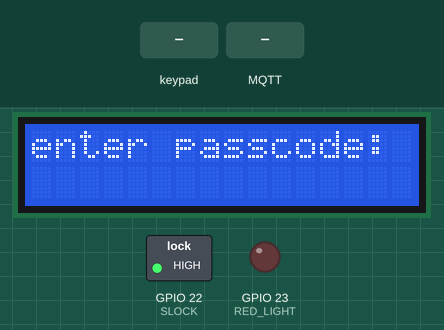
Recording of a sketch running on a simulated ESP32. On the bench: 16×2 character LCD, switched loads named in the sketch (green lamp = pin HIGH), output pins drawn as LEDs (lit = HIGH). Inputs (shaded band) come from the test bench. WiFi joins after 1.5 s; servers stay silent unless stated; no MQTT or app messages arrive unless stated; pins used as bus, display or sensor lines are not drawn; what the sketch prints to the serial monitor is not drawn.

Above: at 4.2 s.
4.3 s: keypad keys 0 0 0 0 0 0 pressed 0.4 s apart
At 8.3 s:
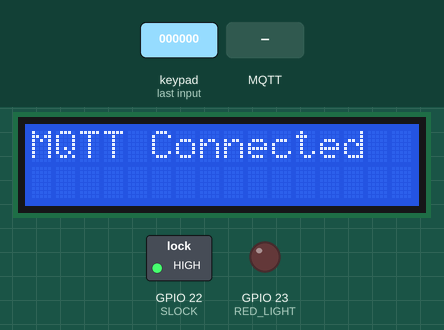
9.7 s: MQTT message "1" arrives on the first subscribed topic
At 11.8 s:
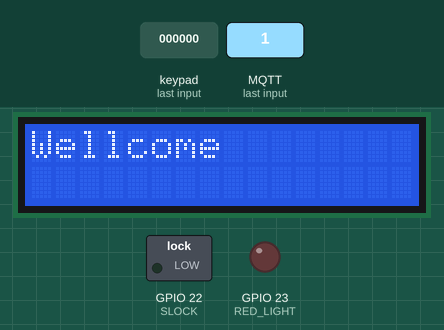
12.7 s: key '1' pressed
At 14.2 s:
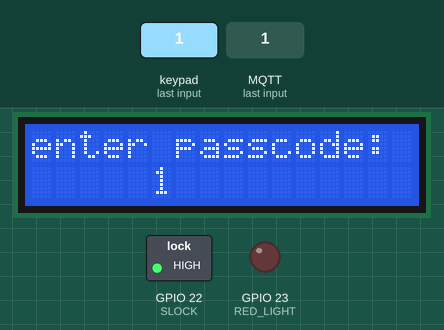
15.4 s: keypad keys 1 3 9 7 2 2 pressed 0.4 s apart
At 18.2 s:
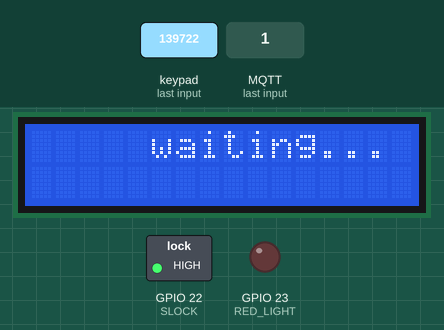
19.3 s: MQTT message "*" arrives on the first subscribed topic
At 21.0 s:
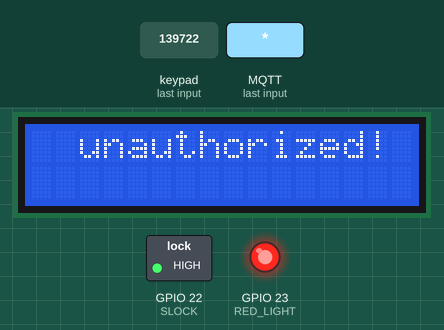
Timing chart, 0 to 23.3 s (numbered marks = the images above; inputs shaded):
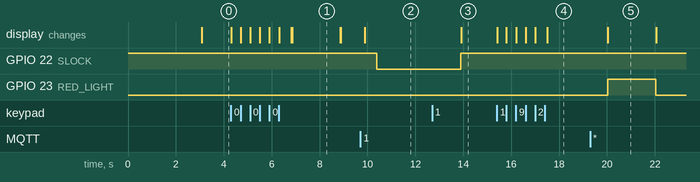

The sketch:

sketch_dec8b.ino
```cpp
#include <WiFi.h>
#include <PubSubClient.h>
#include <WiFiClientSecure.h>
#include <Keypad.h>
#include <LiquidCrystal.h>

//////////PINS/////////////////////
// #define CLK 12
// #define DIO 13

#define ROW1 13
#define ROW2 12
#define ROW3 14
#define ROW4 27

#define COL1 26
#define COL2 25
#define COL3 33

#define LCD_BRIGHTNESS 15

#define LCD_RS 2
#define LCD_EN 4
#define LCD_D0 5
#define LCD_D1 18
#define LCD_D2 19
#define LCD_D3 21

// #define BUZZER 23
#define SLOCK 22
#define RED_LIGHT 23
///////////////////////////////////

#define ROW_NUM 4     // four rows
#define COLUMN_NUM 3  // three columns
char keys[ROW_NUM][COLUMN_NUM] = {
  { '1', '2', '3' },
  { '4', '5', '6' },
  { '7', '8', '9' },
  { '*', '0', '#' }
};

byte pin_rows[ROW_NUM] = { ROW1, ROW2, ROW3, ROW4 };
byte pin_column[COLUMN_NUM] = { COL1, COL2, COL3 };

Keypad keypad = Keypad(makeKeymap(keys), pin_rows, pin_column, ROW_NUM, COLUMN_NUM);

// LCD
LiquidCrystal lcd(LCD_RS, LCD_EN, LCD_D0, LCD_D1, LCD_D2, LCD_D3);

// WiFi
const char *ssid = "ali";               // Enter your WiFi name
const char *password = "123456123456";  // Enter WiFi password

// MQTT Broker
const char *mqtt_broker = "f25aeeaa.ala.us-east-1.emqxsl.com";  // broker address
const char *pub_topic = "es-project/esp/pub";                   // define topic
const char *sub_topic = "es-project/server/pub";                // define topic
const char *mqtt_username = "test";                             // username for authentication
const char *mqtt_password = "test";                             // password for authentication
const int mqtt_port = 8883;
const int qos = 0;

// load DigiCert Global Root CA ca_cert
const char *ca_cert =
  "-----BEGIN CERTIFICATE-----\n"
  "MIIDrzCCApegAwIBAgIQCDvgVpBCRrGhdWrJWZHHSjANBgkqhkiG9w0BAQUFADBh\n"
  "MQswCQYDVQQGEwJVUzEVMBMGA1UEChMMRGlnaUNlcnQgSW5jMRkwFwYDVQQLExB3\n"
  "d3cuZGlnaWNlcnQuY29tMSAwHgYDVQQDExdEaWdpQ2VydCBHbG9iYWwgUm9vdCBD\n"
  "QTAeFw0wNjExMTAwMDAwMDBaFw0zMTExMTAwMDAwMDBaMGExCzAJBgNVBAYTAlVT\n"
  "MRUwEwYDVQQKEwxEaWdpQ2VydCBJbmMxGTAXBgNVBAsTEHd3dy5kaWdpY2VydC5j\n"
  "b20xIDAeBgNVBAMTF0RpZ2lDZXJ0IEdsb2JhbCBSb290IENBMIIBIjANBgkqhkiG\n"
  "9w0BAQEFAAOCAQ8AMIIBCgKCAQEA4jvhEXLeqKTTo1eqUKKPC3eQyaKl7hLOllsB\n"
  "CSDMAZOnTjC3U/dDxGkAV53ijSLdhwZAAIEJzs4bg7/fzTtxRuLWZscFs3YnFo97\n"
  "nh6Vfe63SKMI2tavegw5BmV/Sl0fvBf4q77uKNd0f3p4mVmFaG5cIzJLv07A6Fpt\n"
  "43C/dxC//AH2hdmoRBBYMql1GNXRor5H4idq9Joz+EkIYIvUX7Q6hL+hqkpMfT7P\n"
  "T19sdl6gSzeRntwi5m3OFBqOasv+zbMUZBfHWymeMr/y7vrTC0LUq7dBMtoM1O/4\n"
  "gdW7jVg/tRvoSSiicNoxBN33shbyTApOB6jtSj1etX+jkMOvJwIDAQABo2MwYTAO\n"
  "BgNVHQ8BAf8EBAMCAYYwDwYDVR0TAQH/BAUwAwEB/zAdBgNVHQ4EFgQUA95QNVbR\n"
  "TLtm8KPiGxvDl7I90VUwHwYDVR0jBBgwFoAUA95QNVbRTLtm8KPiGxvDl7I90VUw\n"
  "DQYJKoZIhvcNAQEFBQADggEBAMucN6pIExIK+t1EnE9SsPTfrgT1eXkIoyQY/Esr\n"
  "hMAtudXH/vTBH1jLuG2cenTnmCmrEbXjcKChzUyImZOMkXDiqw8cvpOp/2PV5Adg\n"
  "06O/nVsJ8dWO41P0jmP6P6fbtGbfYmbW0W5BjfIttep3Sp+dWOIrWcBAI+0tKIJF\n"
  "PnlUkiaY4IBIqDfv8NZ5YBberOgOzW6sRBc4L0na4UU+Krk2U886UAb3LujEV0ls\n"
  "YSEY1QSteDwsOoBrp+uvFRTp2InBuThs4pFsiv9kuXclVzDAGySj4dzp30d8tbQk\n"
  "CAUw7C29C79Fv1C5qfPrmAESrciIxpg0X40KPMbp1ZWVbd4="
  "-----END CERTIFICATE-----\n";

// init secure wifi client
WiFiClientSecure espClient;
// use wifi client to init mqtt client
PubSubClient client(espClient);

// varables
char num[7] = "000000";
int digitCount = 0;

int state = 0;
int watchdog = 0;

void connectWIFI() {
  int i = 0;
  if (WiFi.status() == WL_CONNECTED)
    return;

  lcd.clear();
  lcd.setCursor(2, 0);
  lcd.print("Connecting to");
  lcd.setCursor(5, 1);
  lcd.print("WiFi ");

  Serial.println("Connecting to WiFi...");
  while (WiFi.status() != WL_CONNECTED) {
    if (i == 3) {
      i = 0;
      lcd.setCursor(5, 1);
      lcd.print("WiFi    ");
    } else {
      lcd.setCursor(9 + i, 1);
      lcd.print(".");
      i += 1;
    }
    delay(1000);
  }
  lcd.clear();
  lcd.setCursor(0, 0);
  lcd.print("WiFi Connected");
  delay(1000);
  Serial.println("Connected to the WiFi");
}

void connectMQTT() {
  int i = 0;

  connectWIFI();

  if (client.connected()) {
    client.subscribe(sub_topic, qos);
    return;
  }

  lcd.clear();
  lcd.setCursor(2, 0);
  lcd.print("Connecting to");
  lcd.setCursor(5, 1);
  lcd.print("MQTT");

  Serial.println("connecting to MQTT broker...");
  while (!client.connected()) {
    String client_id = "esp32-client-";
    client_id += String(WiFi.macAddress());
    if (client.connect(client_id.c_str(), mqtt_username, mqtt_password)) {
      lcd.clear();
      lcd.setCursor(0, 0);
      lcd.print("MQTT Connected");
      Serial.println("connected to MQTT broker.");
      delay(2000);
      break;
    } else {
      Serial.print("Failed to connect to MQTT broker, rc=");
      Serial.print(client.state());
      Serial.println("Retrying in 2 seconds.");
    }

    if (i == 3) {
      i = 0;
      lcd.setCursor(5, 1);
      lcd.print("MQTT   ");
      continue;
    }
    lcd.setCursor(9 + i, 1);
    lcd.print(".");
    i += 1;
    delay(2000);
  }

  client.subscribe(sub_topic, qos);
}

void callback(char *topic, byte *payload, unsigned int length) {
  if(state != 3)return;

  Serial.print("Message arrived in \n topic: ");
  Serial.println(topic);
  Serial.print("Message:");
  for (int i = 0; i < length; i++) {
    Serial.print((char)payload[i]);
  }
  Serial.println();
  Serial.println("--------------------------------");
  if (payload[0] == '1') {
    lcd.clear();
    lcd.setCursor(0, 0);
    lcd.print("Wellcome");
    lcd.setCursor(0, 1);
    for (int i = 1; i < length && i < 16; i++) {
      lcd.print((char)payload[i]);
    }
    state = 4;
  } else {
    state = 5;
  }
}


void clean() {
  for (int i = 0; i < 6; i++) {
    num[i] = '0';
  }
  digitCount = 0;
  state = 1;
}

void readingKeypad() {
  char key = keypad.getKey();
  if (key) {
    if (key == '*') {
      clean();
      return;
    } else if (key == '#') {
      return;
    }
    num[digitCount] = key;
    digitCount += 1;
    lcd.print(key);
    Serial.print("input: ");
    Serial.println(num);
  }
  if (digitCount == 6) {
    delay(500);
    state = 2;
  }
}

void openDoor() {
  // digitalWrite(BUZZER, HIGH);
  digitalWrite(SLOCK, LOW);
  delay(500);
  // digitalWrite(BUZZER, LOW);
  delay(3000);
  digitalWrite(SLOCK, HIGH);
  clean();
  state = 1;
}

void sendingCode() {
  Serial.println("sending input ...");

  if (!client.connected()) {
    connectMQTT();
  }

  lcd.clear();
  lcd.setCursor(4, 0);
  lcd.print("sending...");

  while (!client.publish(pub_topic, num)) {
    delay(1000);
  }

  client.subscribe(sub_topic, qos);
  Serial.println("published");
  watchdog = 0;
  state = 3;
}

void waitForResponse() {
  if(watchdog == 60){
    state = 6;
    return;
  }
  watchdog+= 1;
  // real wait is in callback function;
  lcd.clear();
  lcd.setCursor(5, 0);
  lcd.print("waiting...");

  connectMQTT();
  client.loop();
  delay(500);
}

void showError() {
  // digitalWrite(BUZZER,HIGH);
  digitalWrite(RED_LIGHT,HIGH);
  lcd.clear();
  lcd.setCursor(2, 0);
  lcd.print("unauthorized!");
  delay(2000);
  // digitalWrite(BUZZER,LOW);
  digitalWrite(RED_LIGHT,LOW);
  clean();
  state = 1;
}

void timeOut() {
  // digitalWrite(BUZZER,HIGH);
  digitalWrite(RED_LIGHT,HIGH);
  lcd.clear();
  lcd.setCursor(4, 0);
  lcd.print("timeout!");
  delay(2000);
  clean();
  // digitalWrite(BUZZER,LOW);
  digitalWrite(RED_LIGHT,LOW);
  state = 1;
}

void setup() {
  pinMode(RED_LIGHT, OUTPUT);
  pinMode(SLOCK, OUTPUT);
  digitalWrite(SLOCK, HIGH);

  pinMode(LCD_BRIGHTNESS, OUTPUT);
  analogWrite(LCD_BRIGHTNESS, 100);

  lcd.begin(16, 2);
  lcd.setCursor(4, 0);
  lcd.print("TOTP Lock");
  lcd.setCursor(5,1);
  lcd.print("v1.0.0");
  // Set software serial baud to 115200;
  Serial.begin(115200);
  // connecting to a WiFi network
  WiFi.begin(ssid, password);
  // connectWIFI();
  // setup mqtt broker
  espClient.setCACert(ca_cert);
  client.setServer(mqtt_broker, mqtt_port);
  client.setCallback(callback);
  // connectMQTT();
  delay(3000);
  lcd.clear();
  state = 1;
}

void loop() {
  switch (state) {
    case 1:
      lcd.clear();
      lcd.setCursor(0, 0);
      lcd.print("enter passcode:");
      lcd.setCursor(5, 1);
      state = 11;
      break;
    case 11:
      readingKeypad();
      break;
    case 2:
      sendingCode();
      break;
    case 3:
      waitForResponse();
      break;
    case 4:
      openDoor();
      break;
    case 5:
      showError();
      break;
    case 6:
      timeOut();
      break;
  }
}
```

Measured:
- after the input at 4.3 s, the display: first changes at once (image 1 shows a later state)
- after the input at 9.7 s, GPIO 22 (SLOCK): HIGH → LOW after 0.69 s; the display: changes after 0.19 s (image 2)
- after the input at 12.7 s, the display: changes after 1.2 s (image 3)
- after the input at 15.4 s, the display: first changes at once (image 4 shows a later state)
- after the input at 19.3 s, GPIO 23 (RED_LIGHT): LOW → HIGH after 0.74 s, → LOW 2.0 s later; the display: changes after 0.74 s (image 5)
- what the display in image 1 shows lasts 2.0 s, from 6.9 s to 8.9 s
